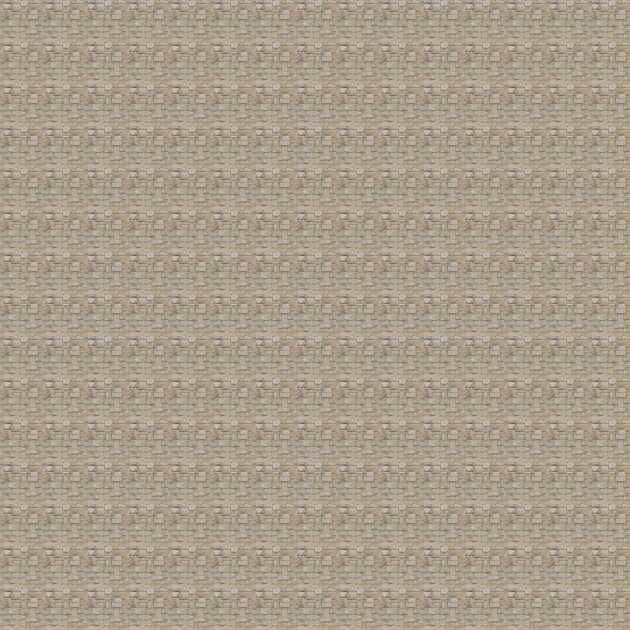

Rendered tile map (Tiled .tmx) drawn with the repository's tilesets; below, a short description and the map source with its tile grids summarised:
An orthogonal 15x15 tile map with 42x42 px tiles, 1 tile layer (Tile Layer 1).

<map version="1.0" orientation="orthogonal" width="15" height="15" tilewidth="42" tileheight="42">
 <tileset firstgid="1" name="stones" tilewidth="42" tileheight="42">
  <image source="stone.jpg" width="64" height="64" />
 </tileset>
 <layer name="Tile Layer 1" width="15" height="15">
  <data>[225 cells, 225 non-empty, 1 distinct tile ids]</data>
 </layer>
</map>
